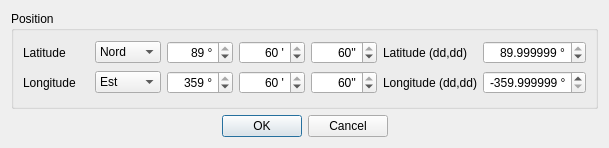
<?xml version="1.0" encoding="UTF-8"?>
<ui version="4.0">
 <class>realBoatPos</class>
 <widget class="QDialog" name="realBoatPos">
  <property name="geometry">
   <rect>
    <x>0</x>
    <y>0</y>
    <width>609</width>
    <height>148</height>
   </rect>
  </property>
  <property name="windowTitle">
   <string>Position du bateau</string>
  </property>
  <layout class="QVBoxLayout" name="verticalLayout">
   <item>
    <widget class="QGroupBox" name="groupBox_2">
     <property name="title">
      <string>Position</string>
     </property>
     <layout class="QGridLayout" name="gridLayout">
      <item row="0" column="6">
       <widget class="QDoubleSpinBox" name="lat_val">
        <property name="alignment">
         <set>Qt::AlignRight|Qt::AlignTrailing|Qt::AlignVCenter</set>
        </property>
        <property name="suffix">
         <string> °</string>
        </property>
        <property name="decimals">
         <number>6</number>
        </property>
        <property name="minimum">
         <double>-89.999999000000003</double>
        </property>
        <property name="maximum">
         <double>89.999999000000003</double>
        </property>
        <property name="singleStep">
         <double>0.100000000000000</double>
        </property>
        <property name="value">
         <double>89.999999000000003</double>
        </property>
       </widget>
      </item>
      <item row="1" column="6">
       <widget class="QDoubleSpinBox" name="lon_val">
        <property name="alignment">
         <set>Qt::AlignRight|Qt::AlignTrailing|Qt::AlignVCenter</set>
        </property>
        <property name="suffix">
         <string> °</string>
        </property>
        <property name="decimals">
         <number>6</number>
        </property>
        <property name="minimum">
         <double>-359.999999000000003</double>
        </property>
        <property name="maximum">
         <double>359.999999000000003</double>
        </property>
        <property name="singleStep">
         <double>0.100000000000000</double>
        </property>
        <property name="value">
         <double>-359.999999000000003</double>
        </property>
       </widget>
      </item>
      <item row="0" column="5">
       <widget class="QLabel" name="label_5">
        <property name="text">
         <string>Latitude (dd,dd)</string>
        </property>
       </widget>
      </item>
      <item row="1" column="5">
       <widget class="QLabel" name="label_6">
        <property name="text">
         <string>Longitude (dd,dd)</string>
        </property>
       </widget>
      </item>
      <item row="1" column="2">
       <widget class="QDoubleSpinBox" name="lon_deg">
        <property name="alignment">
         <set>Qt::AlignRight|Qt::AlignTrailing|Qt::AlignVCenter</set>
        </property>
        <property name="suffix">
         <string> °</string>
        </property>
        <property name="decimals">
         <number>0</number>
        </property>
        <property name="maximum">
         <double>359.000000000000000</double>
        </property>
        <property name="value">
         <double>359.000000000000000</double>
        </property>
       </widget>
      </item>
      <item row="1" column="3">
       <widget class="QDoubleSpinBox" name="lon_min">
        <property name="alignment">
         <set>Qt::AlignRight|Qt::AlignTrailing|Qt::AlignVCenter</set>
        </property>
        <property name="suffix">
         <string> '</string>
        </property>
        <property name="decimals">
         <number>0</number>
        </property>
        <property name="minimum">
         <double>0.000000000000000</double>
        </property>
        <property name="maximum">
         <double>60.000000000000000</double>
        </property>
        <property name="value">
         <double>60.000000000000000</double>
        </property>
       </widget>
      </item>
      <item row="1" column="1">
       <widget class="QComboBox" name="lon_sig">
        <item>
         <property name="text">
          <string>Est</string>
         </property>
        </item>
        <item>
         <property name="text">
          <string>Ouest</string>
         </property>
        </item>
       </widget>
      </item>
      <item row="0" column="0">
       <widget class="QLabel" name="label">
        <property name="text">
         <string>Latitude</string>
        </property>
       </widget>
      </item>
      <item row="0" column="3">
       <widget class="QDoubleSpinBox" name="lat_min">
        <property name="alignment">
         <set>Qt::AlignRight|Qt::AlignTrailing|Qt::AlignVCenter</set>
        </property>
        <property name="suffix">
         <string> '</string>
        </property>
        <property name="decimals">
         <number>0</number>
        </property>
        <property name="minimum">
         <double>0.000000000000000</double>
        </property>
        <property name="maximum">
         <double>60.000000000000000</double>
        </property>
        <property name="value">
         <double>60.000000000000000</double>
        </property>
       </widget>
      </item>
      <item row="0" column="1">
       <widget class="QComboBox" name="lat_sig">
        <item>
         <property name="text">
          <string>Nord</string>
         </property>
        </item>
        <item>
         <property name="text">
          <string>Sud</string>
         </property>
        </item>
       </widget>
      </item>
      <item row="0" column="2">
       <widget class="QDoubleSpinBox" name="lat_deg">
        <property name="autoFillBackground">
         <bool>false</bool>
        </property>
        <property name="alignment">
         <set>Qt::AlignRight|Qt::AlignTrailing|Qt::AlignVCenter</set>
        </property>
        <property name="prefix">
         <string/>
        </property>
        <property name="suffix">
         <string> °</string>
        </property>
        <property name="decimals">
         <number>0</number>
        </property>
        <property name="maximum">
         <double>89.000000000000000</double>
        </property>
        <property name="value">
         <double>89.000000000000000</double>
        </property>
       </widget>
      </item>
      <item row="0" column="4">
       <widget class="QDoubleSpinBox" name="lat_sec">
        <property name="alignment">
         <set>Qt::AlignRight|Qt::AlignTrailing|Qt::AlignVCenter</set>
        </property>
        <property name="suffix">
         <string>''</string>
        </property>
        <property name="decimals">
         <number>0</number>
        </property>
        <property name="minimum">
         <double>0.000000000000000</double>
        </property>
        <property name="maximum">
         <double>60.000000000000000</double>
        </property>
        <property name="value">
         <double>60.000000000000000</double>
        </property>
       </widget>
      </item>
      <item row="1" column="4">
       <widget class="QDoubleSpinBox" name="lon_sec">
        <property name="alignment">
         <set>Qt::AlignRight|Qt::AlignTrailing|Qt::AlignVCenter</set>
        </property>
        <property name="suffix">
         <string>''</string>
        </property>
        <property name="decimals">
         <number>0</number>
        </property>
        <property name="minimum">
         <double>0.000000000000000</double>
        </property>
        <property name="maximum">
         <double>60.000000000000000</double>
        </property>
        <property name="value">
         <double>60.000000000000000</double>
        </property>
       </widget>
      </item>
      <item row="1" column="0">
       <widget class="QLabel" name="label_2">
        <property name="text">
         <string>Longitude</string>
        </property>
       </widget>
      </item>
     </layout>
    </widget>
   </item>
   <item>
    <widget class="QDialogButtonBox" name="buttonBox">
     <property name="standardButtons">
      <set>QDialogButtonBox::Cancel|QDialogButtonBox::Ok</set>
     </property>
     <property name="centerButtons">
      <bool>true</bool>
     </property>
    </widget>
   </item>
  </layout>
 </widget>
 <tabstops>
  <tabstop>lat_sig</tabstop>
  <tabstop>lat_deg</tabstop>
  <tabstop>lat_min</tabstop>
  <tabstop>lat_sec</tabstop>
  <tabstop>lat_val</tabstop>
  <tabstop>lon_sig</tabstop>
  <tabstop>lon_deg</tabstop>
  <tabstop>lon_min</tabstop>
  <tabstop>lon_sec</tabstop>
  <tabstop>lon_val</tabstop>
  <tabstop>buttonBox</tabstop>
 </tabstops>
 <resources/>
 <connections/>
 <slots>
  <slot>latChanged(QString)</slot>
  <slot>lonChanged(QString)</slot>
 </slots>
</ui>
